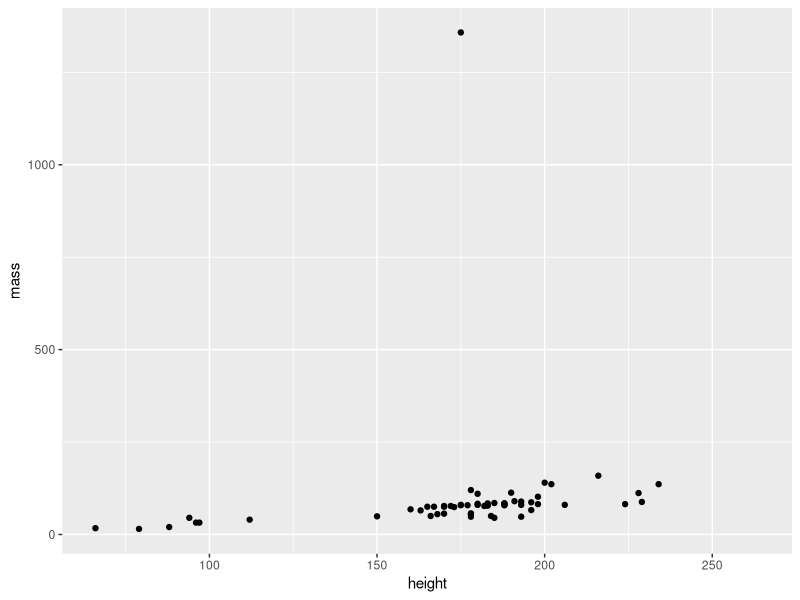
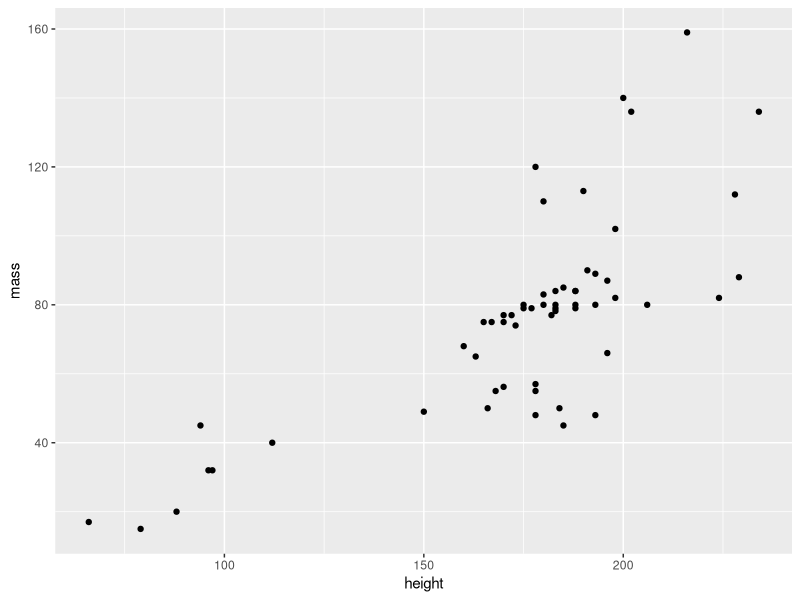
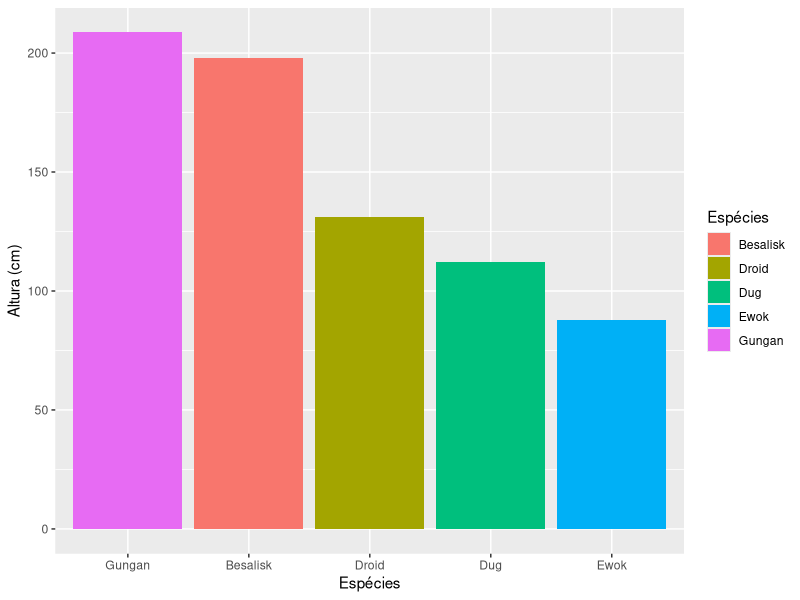
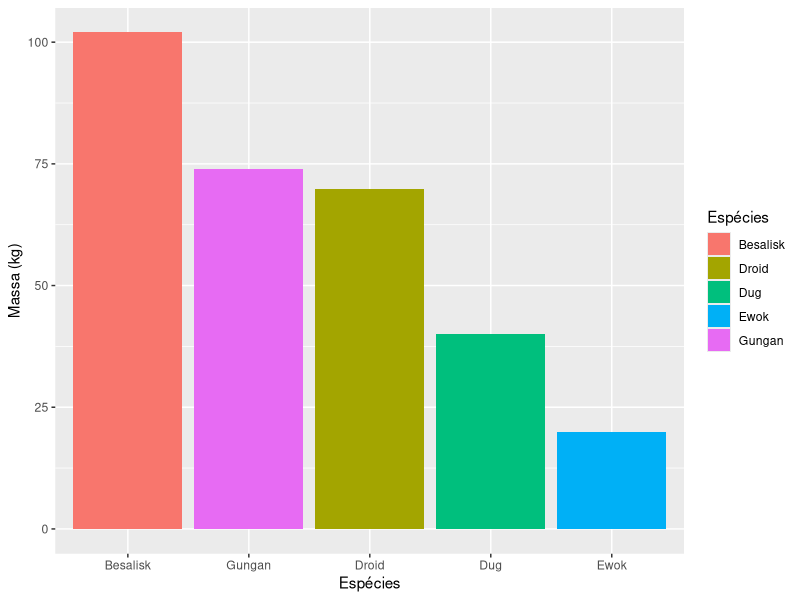
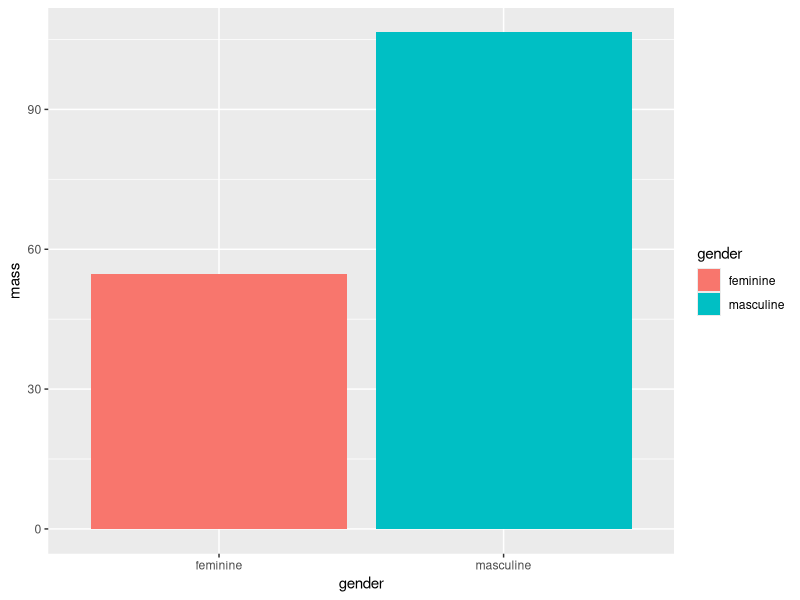
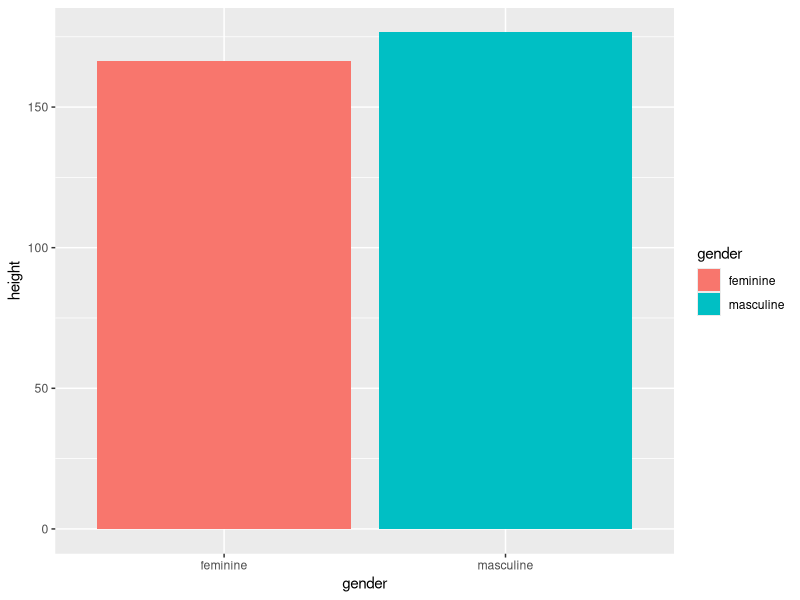
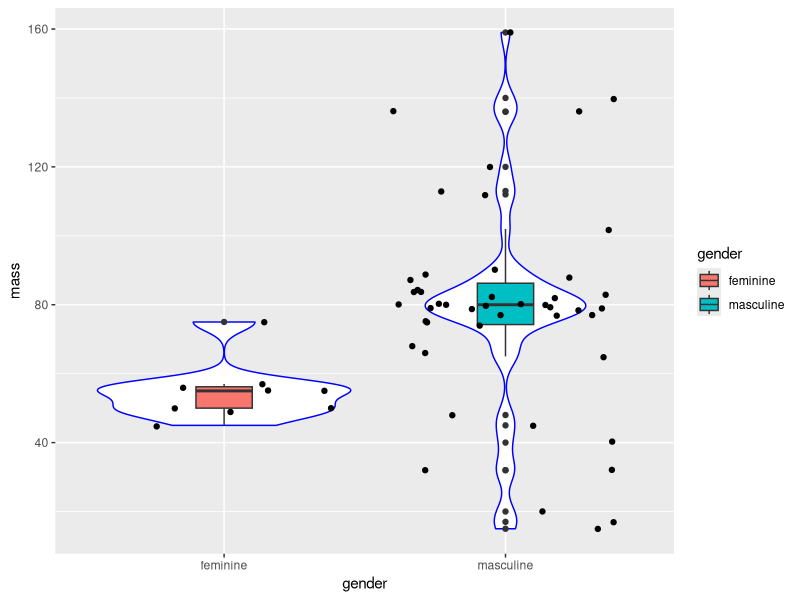
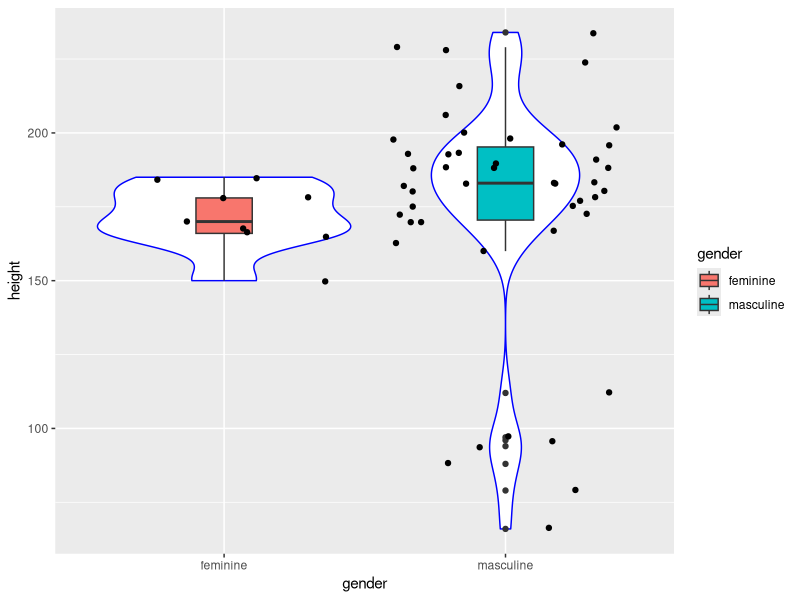

Source code (R) for these figures, in order:

# Pacotes tidyverse - Prática -----------------------------------------------------------------------------------------------------------------------------
# Autoria do script: Jeanne Franco ---------------------------------------------------------------------------------------------------------
# Data: 17/03/2022 -------------------------------------------------------------------------------------------------------------------------

# Carregar pacotes -------------------------------------------------------------------------------------------------------------------------

library(dplyr)
library(ggplot2)

# Carregar dados ---------------------------------------------------------------------------------------------------------------------------

dados <- starwars
View(dados)

# Manipulação de dados 1 -------------------------------------------------------------------------------------------------------------------

dados %>%
  select(mass, hair_color) %>%
  filter(hair_color == "brown")

dados %>%
  select(height, hair_color) %>%
  filter(hair_color == "brown")

dados_1 <- dados %>%
  select(height, mass) %>%
  summarise_at(c("height", "mass"), list(max, min), na.rm = TRUE) 
dados_1

dados_2 <- dados %>%
  select(height, mass) 
dados_2

# Gráfico 1 --------------------------------------------------------------------------------------------------------------------------------

ggplot(dados_2, aes(x = height, y = mass)) +
  geom_point()

# Manipulação de dados 2 -------------------------------------------------------------------------------------------------------------------

dados_2 <- dados %>%
  select(height, mass) %>%
  filter(mass != 1358) # Elimina o valor máximo (outlier que impede ver a tendência)
dados_2

# Gráfico 2 --------------------------------------------------------------------------------------------------------------------------------

ggplot(dados_2, aes(x = height, y = mass)) +
  geom_point()

# Manipulação de dados 3 -------------------------------------------------------------------------------------------------------------------

dados_3 <- dados %>%
  select(height, mass, species) %>%
  filter(species %in% c("Besalisk", "Dug", "Gungan", "Ewok", "Droid")) %>%
  group_by(species) %>%
  summarise_all(list(mean), na.rm = TRUE)
dados_3

# Gráficos 3 -------------------------------------------------------------------------------------------------------------------------------

plot_altura <- ggplot(dados_3, aes(x = species, y = height)) +
  geom_col(aes(fill = species)) +
  scale_x_discrete(limits = c("Gungan", "Besalisk", "Droid", "Dug", "Ewok")) +
  scale_fill_discrete(name = "Espécies") +
  labs(x = "Espécies", y = "Altura (cm)")
plot_altura

plot_massa <- ggplot(dados_3, aes(x = species, y = mass)) +
  geom_col(aes(fill = species)) +
  scale_x_discrete(limits = c("Besalisk", "Gungan", "Droid", "Dug", "Ewok")) +
  scale_fill_discrete(name = "Espécies") +
  labs(x = "Espécies", y = "Massa (kg)")
plot_massa

# Manipulação de dados 4 -------------------------------------------------------------------------------------------------------------------

dados_4 <- dados %>%
  select(gender, mass, height) %>%
  filter(gender %in% c("feminine", "masculine")) %>%
  group_by(gender) %>%
  summarise_all(list(mean), na.rm = TRUE)
dados_4  

# Gráficos 4 -------------------------------------------------------------------------------------------------------------------------------

massa_genero <- ggplot(dados_4, aes(x = gender, y = mass)) +
  geom_col(aes(fill = gender))
massa_genero

altura_genero <- ggplot(dados_4, aes(x = gender, y = height)) +
  geom_col(aes(fill = gender))
altura_genero

# Manipulação de dados 5 -------------------------------------------------------------------------------------------------------------------

dados_5 <- dados %>%
  select(gender, mass, height) %>%
  filter(gender %in% c("feminine", "masculine")) %>%
  filter(mass != 1358)
dados_5

# Gráficos 5 -------------------------------------------------------------------------------------------------------------------------------

massa_genero_box <- ggplot(dados_5, aes(x = gender, y = mass)) +
  geom_violin(col = "blue") +
  geom_boxplot(aes(fill = gender), width = 0.2) +
  geom_jitter()
massa_genero_box

altura_genero_box <- ggplot(dados_5, aes(x = gender, y = height)) +
  geom_violin(col = "blue") +
  geom_boxplot(aes(fill = gender), width = 0.2) +
  geom_jitter()
altura_genero_box

# Manipulação de dados 6 -------------------------------------------------------------------------------------------------------------------

dados_6 <- dados %>%
  select(species, birth_year) %>%
  filter(species %in% c("Human", "Droid", "Wookiee", "Ewok", "Cerean")) %>%
  group_by(species) %>%
  summarise(mean(birth_year, na.rm = TRUE))
dados_6
  
dados_6 <- dados %>%
  select(species, birth_year) %>%
  filter(species %in% c("Human", "Droid", "Wookiee", "Ewok", "Cerean")) %>%
  group_by(species) %>%
  summarise_all(list(mean), na.rm = TRUE)
dados_6

# Gráfico 6 -------------------------------------------------------------------------------------------------------------------------------

ggplot(dados_6, aes(x = species, y = birth_year)) +
  geom_col(aes(fill = species)) +
  scale_x_discrete(limits = c("Wookiee", "Cerean", "Human", "Droid", "Ewok"))




# Manipulação de dados 7 -------------------------------------------------------------------------------------------------------------------

dados_7 <- dados %>%
  select(height, mass, birth_year, skin_color) %>%
  filter(skin_color %in% c("green", "red", "blue", "brown", "dark")) %>%
  group_by(skin_color) %>%
  summarise_at(c("height", "mass", "birth_year"), list(mean), na.rm = TRUE)
dados_7
